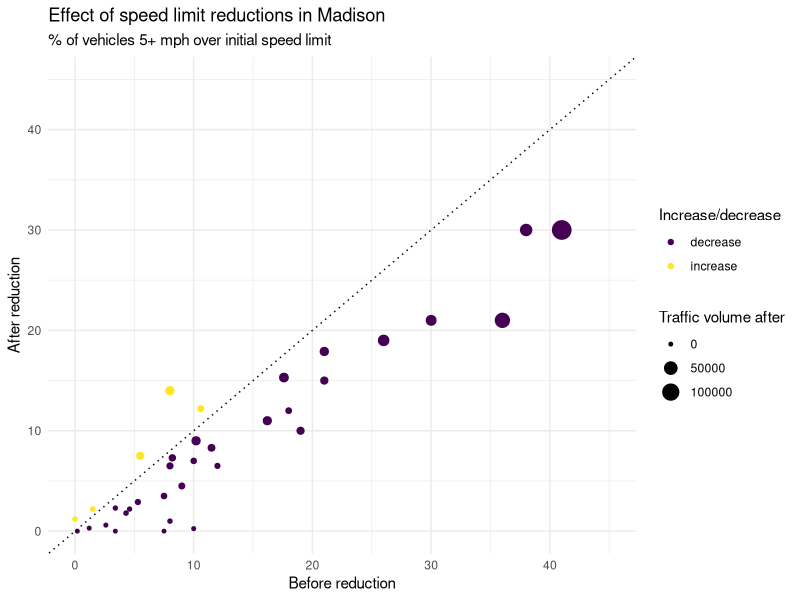

This chart was generated by the following R code:
library(tidyverse)

speed <- read_csv("data/Vision Zero speed limit reduction data .csv")

speed |> 
  mutate(inc_dec = if_else(pct_y_1 > pct_y_2, "decrease", "increase"),
         volume_y_2 = pct_y_2 * n_y_2) |> 
  ggplot(aes(pct_y_1, pct_y_2, color = inc_dec, size = volume_y_2)) +
  geom_point() +
  scale_color_viridis_d(name = "Increase/decrease") +
  scale_size(name = "Traffic volume after") +
  geom_abline(slope = 1, intercept = 0, linetype = 3) +
  labs(x = "Before reduction",
       y = "After reduction",
       title = "Effect of speed limit reductions in Madison",
       subtitle = "% of vehicles 5+ mph over initial speed limit") +
  xlim(0,45) +
  ylim(0,45) +
    theme_minimal()
